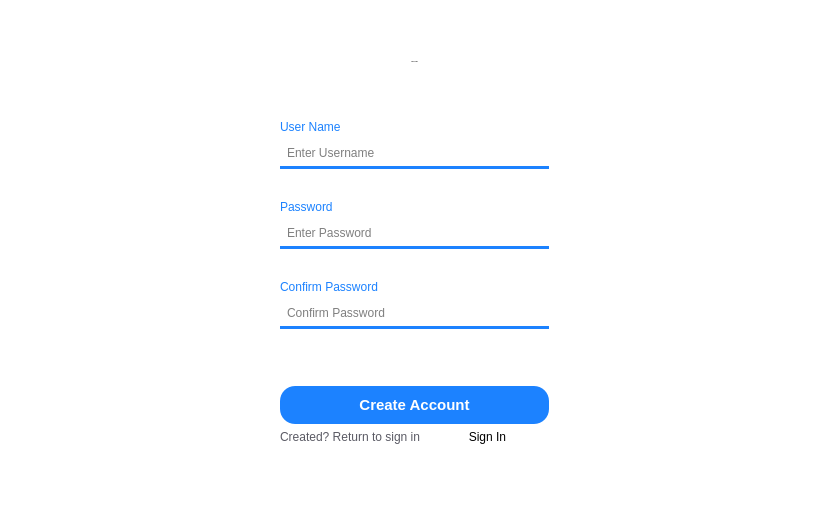
<?xml version="1.0" encoding="UTF-8"?>
<ui version="4.0">
 <class>CreateAccountPage</class>
 <widget class="QWidget" name="CreateAccountPage">
  <property name="geometry">
   <rect>
    <x>0</x>
    <y>0</y>
    <width>829</width>
    <height>505</height>
   </rect>
  </property>
  <property name="windowTitle">
   <string>Form</string>
  </property>
  <property name="styleSheet">
   <string notr="true">QWidget {
	background: white; 
}</string>
  </property>
  <layout class="QGridLayout" name="gridLayout">
   <item row="14" column="1">
    <spacer name="verticalSpacer_8">
     <property name="orientation">
      <enum>Qt::Orientation::Vertical</enum>
     </property>
     <property name="sizeHint" stdset="0">
      <size>
       <width>20</width>
       <height>40</height>
      </size>
     </property>
    </spacer>
   </item>
   <item row="3" column="1">
    <spacer name="verticalSpacer_3">
     <property name="orientation">
      <enum>Qt::Orientation::Vertical</enum>
     </property>
     <property name="sizeHint" stdset="0">
      <size>
       <width>20</width>
       <height>40</height>
      </size>
     </property>
    </spacer>
   </item>
   <item row="12" column="1">
    <widget class="QLabel" name="label_ConfirmPassword">
     <property name="styleSheet">
      <string notr="true">QLabel {
    color: rgb(28, 130, 255);
    font: bold 14px &quot;Arial&quot;;
}

QLabel:hover {
    color: rgb(20, 90, 200);
}
</string>
     </property>
     <property name="text">
      <string>Confirm Password</string>
     </property>
    </widget>
   </item>
   <item row="16" column="1">
    <widget class="QPushButton" name="createAccountButton">
     <property name="styleSheet">
      <string notr="true">QPushButton {
    background-color: rgb(28, 130, 255);
    color: white;
    border: none;
    border-radius: 15px; 
    padding: 10px 20px; 
    font-size: 15px; 
    font-weight: bold; 
}

QPushButton:hover {
    background-color: rgb(20, 100, 200);
    color: white;
}

</string>
     </property>
     <property name="text">
      <string>Create Account</string>
     </property>
    </widget>
   </item>
   <item row="18" column="1">
    <spacer name="verticalSpacer">
     <property name="orientation">
      <enum>Qt::Orientation::Vertical</enum>
     </property>
     <property name="sizeHint" stdset="0">
      <size>
       <width>20</width>
       <height>40</height>
      </size>
     </property>
    </spacer>
   </item>
   <item row="6" column="0">
    <spacer name="horizontalSpacer_2">
     <property name="orientation">
      <enum>Qt::Orientation::Horizontal</enum>
     </property>
     <property name="sizeHint" stdset="0">
      <size>
       <width>40</width>
       <height>20</height>
      </size>
     </property>
    </spacer>
   </item>
   <item row="6" column="2">
    <spacer name="horizontalSpacer">
     <property name="orientation">
      <enum>Qt::Orientation::Horizontal</enum>
     </property>
     <property name="sizeHint" stdset="0">
      <size>
       <width>40</width>
       <height>20</height>
      </size>
     </property>
    </spacer>
   </item>
   <item row="17" column="1">
    <layout class="QHBoxLayout" name="horizontalLayout_2">
     <item>
      <widget class="QLabel" name="label_3">
       <property name="styleSheet">
        <string notr="true">QLabel {
    color: rgb(90, 90, 100);
    font: bold 12px &quot;Arial&quot;;
}
</string>
       </property>
       <property name="text">
        <string>Created? Return to sign in</string>
       </property>
       <property name="alignment">
        <set>Qt::AlignmentFlag::AlignRight|Qt::AlignmentFlag::AlignTrailing|Qt::AlignmentFlag::AlignVCenter</set>
       </property>
      </widget>
     </item>
     <item>
      <widget class="QPushButton" name="toLoginButton">
       <property name="styleSheet">
        <string notr="true">QPushButton {
    border: none;
    background-color: transparent;
    color: black;
    font: bold 14px &quot;Arial&quot;;
}

QPushButton:hover {
    color: rgb(0, 102, 204);
}</string>
       </property>
       <property name="text">
        <string>Sign In</string>
       </property>
      </widget>
     </item>
    </layout>
   </item>
   <item row="8" column="1">
    <widget class="QLabel" name="label">
     <property name="styleSheet">
      <string notr="true">QLabel {
    color: rgb(28, 130, 255);
    font: bold 14px &quot;Arial&quot;;
}

QLabel:hover {
    color: rgb(20, 90, 200);
}
</string>
     </property>
     <property name="text">
      <string>Password</string>
     </property>
    </widget>
   </item>
   <item row="19" column="1">
    <spacer name="verticalSpacer_9">
     <property name="orientation">
      <enum>Qt::Orientation::Vertical</enum>
     </property>
     <property name="sizeHint" stdset="0">
      <size>
       <width>20</width>
       <height>40</height>
      </size>
     </property>
    </spacer>
   </item>
   <item row="6" column="1">
    <widget class="QLineEdit" name="createUsernameEdit">
     <property name="styleSheet">
      <string notr="true">QLineEdit {
    border: none;
    border-bottom: 3px solid rgb(28, 130, 255);
    background-color: Transparent;
    color: black;
    padding: 5px;
    font: bold 16px &quot;Arial&quot;;
}

QLineEdit:focus {
    border-bottom: 3px solid rgb(20, 90, 200);
    outline: none;
}
</string>
     </property>
     <property name="placeholderText">
      <string>Enter Username</string>
     </property>
    </widget>
   </item>
   <item row="15" column="1">
    <spacer name="verticalSpacer_6">
     <property name="orientation">
      <enum>Qt::Orientation::Vertical</enum>
     </property>
     <property name="sizeHint" stdset="0">
      <size>
       <width>20</width>
       <height>40</height>
      </size>
     </property>
    </spacer>
   </item>
   <item row="2" column="1">
    <widget class="QLabel" name="label_CreateAccount">
     <property name="font">
      <font>
       <family>Palatino Linotype</family>
       <pointsize>-1</pointsize>
       <italic>false</italic>
       <bold>true</bold>
      </font>
     </property>
     <property name="styleSheet">
      <string notr="true">QLabel {
    color: black; 

    font: bold 35px &quot;Palatino Linotype&quot;;
    text-align: center;
}

</string>
     </property>
     <property name="text">
      <string>Create Account</string>
     </property>
     <property name="alignment">
      <set>Qt::AlignmentFlag::AlignCenter</set>
     </property>
    </widget>
   </item>
   <item row="11" column="1">
    <spacer name="verticalSpacer_7">
     <property name="orientation">
      <enum>Qt::Orientation::Vertical</enum>
     </property>
     <property name="sizeHint" stdset="0">
      <size>
       <width>20</width>
       <height>40</height>
      </size>
     </property>
    </spacer>
   </item>
   <item row="0" column="1">
    <spacer name="verticalSpacer_2">
     <property name="orientation">
      <enum>Qt::Orientation::Vertical</enum>
     </property>
     <property name="sizeHint" stdset="0">
      <size>
       <width>20</width>
       <height>40</height>
      </size>
     </property>
    </spacer>
   </item>
   <item row="5" column="1">
    <widget class="QLabel" name="label_Username">
     <property name="styleSheet">
      <string notr="true">QLabel {
    color: rgb(28, 130, 255);
    font: bold 14px &quot;Arial&quot;;
}

QLabel:hover {
    color: rgb(20, 90, 200);
}
</string>
     </property>
     <property name="text">
      <string>User Name</string>
     </property>
    </widget>
   </item>
   <item row="10" column="1">
    <widget class="QLineEdit" name="createPasswordEdit">
     <property name="styleSheet">
      <string notr="true">QLineEdit {
    border: none;
    border-bottom: 3px solid rgb(28, 130, 255);
    background-color: Transparent;
    color: black;
    padding: 5px;
    font: bold 16px &quot;Arial&quot;;
}

QLineEdit:focus {
    border-bottom: 3px solid rgb(20, 90, 200);
    outline: none;
}</string>
     </property>
     <property name="echoMode">
      <enum>QLineEdit::EchoMode::Password</enum>
     </property>
     <property name="placeholderText">
      <string>Enter Password</string>
     </property>
    </widget>
   </item>
   <item row="13" column="1">
    <widget class="QLineEdit" name="createConfirmPasswordEdit">
     <property name="styleSheet">
      <string notr="true">QLineEdit {
    border: none;
    border-bottom: 3px solid rgb(28, 130, 255);
    background-color: Transparent;
    color: black;
    padding: 5px;
    font: bold 16px &quot;Arial&quot;;
}

QLineEdit:focus {
    border-bottom: 3px solid rgb(20, 90, 200);
    outline: none;
}</string>
     </property>
     <property name="echoMode">
      <enum>QLineEdit::EchoMode::Password</enum>
     </property>
     <property name="placeholderText">
      <string>Confirm Password</string>
     </property>
    </widget>
   </item>
   <item row="7" column="1">
    <spacer name="verticalSpacer_5">
     <property name="orientation">
      <enum>Qt::Orientation::Vertical</enum>
     </property>
     <property name="sizeHint" stdset="0">
      <size>
       <width>20</width>
       <height>40</height>
      </size>
     </property>
    </spacer>
   </item>
   <item row="4" column="1">
    <spacer name="verticalSpacer_4">
     <property name="orientation">
      <enum>Qt::Orientation::Vertical</enum>
     </property>
     <property name="sizeHint" stdset="0">
      <size>
       <width>20</width>
       <height>40</height>
      </size>
     </property>
    </spacer>
   </item>
   <item row="1" column="1">
    <spacer name="verticalSpacer_10">
     <property name="orientation">
      <enum>Qt::Orientation::Vertical</enum>
     </property>
     <property name="sizeHint" stdset="0">
      <size>
       <width>20</width>
       <height>40</height>
      </size>
     </property>
    </spacer>
   </item>
  </layout>
 </widget>
 <resources/>
 <connections/>
</ui>
